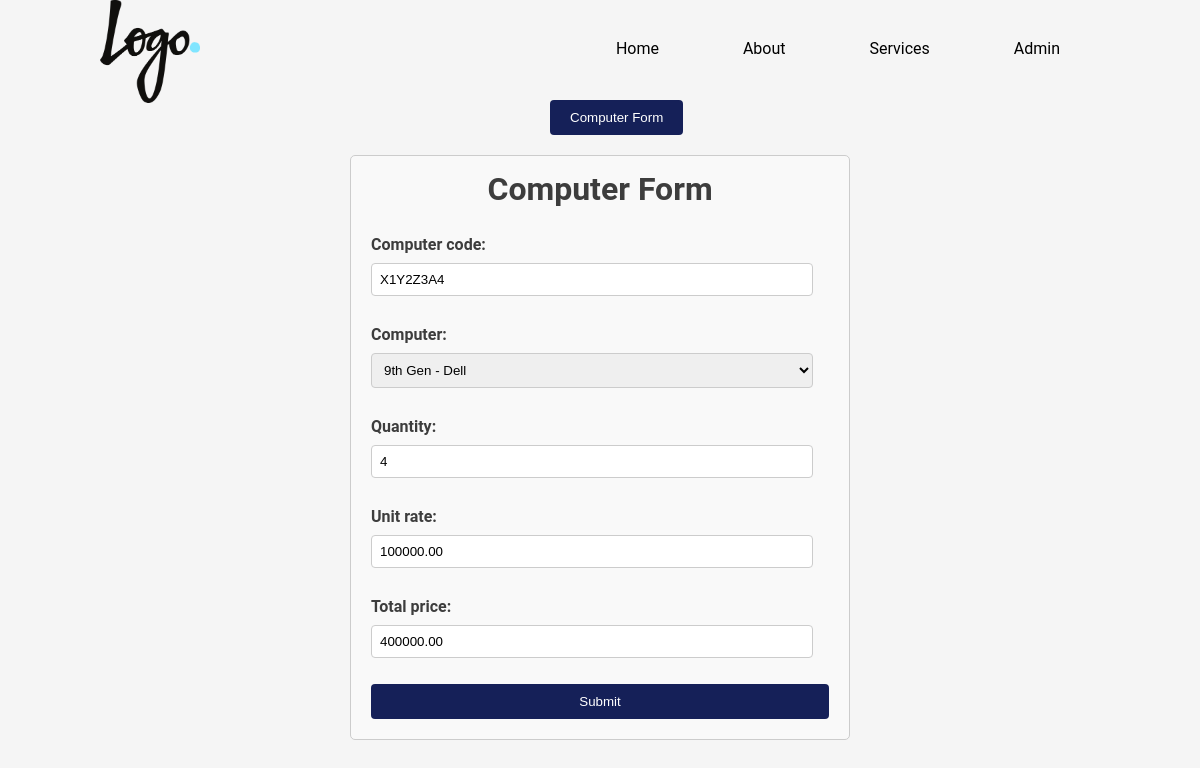
The app's page /update/2/ with its own data.
### computer/models.py (models this page shows, shortened)
class Computer(models.Model):
    computer_code = models.CharField(max_length=100, unique=True)
    computer = models.ForeignKey(ComputerSpecification, on_delete=models.CASCADE)
    quantity = models.IntegerField()
    unit_rate = models.DecimalField(max_digits=10, decimal_places=2)
    total_price = models.DecimalField(max_digits=10, decimal_places=2, blank=True, null=True)

### computer/views.py (the view)
# urls.py: path('update/<int:pk>/', ComputerUpdateView.as_view(), name='computer_update'),
class ComputerUpdateView(UpdateView):
    model = Computer
    template_name = 'computer_form.html'
    fields = '__all__'
    success_url = '/list/'

### computer/models.py (called while the page is built)
    def __str__(self):
        return f"{self.generation} - {self.brand.brand_name}"

### computer/templates/computer_form.html (shortened to what this page needs)
<!DOCTYPE html>
<html lang="en">
<head>
</head>
<body>
<div class="site-wrapper">
{% load static %}
    <header class="site-header">
      <div class="container clearfix">
        <div class="logo">
            <a href="{% url 'computer_list' %}"><img src="{% static 'Logo_TV_2015.svg.png'%}" alt=""></a>
        </div>
        <nav class="main-menu">
          <ul>
            <li><a href="">Home</a></li>
            <li><a href="">About</a></li>
            <li><a href="">Services</a></li>
            <li><a onclick="window.location.href='{% url 'admin:index' %}'">Admin</a></li>
          </ul>
        </nav>
      </div>
    </header>
    <Button class="form-button" onclick="toggleForm()">Computer Form</Button>
    <div class="form-container" id="formContainer">
        <h1>Computer Form</h1>
        <form method="post">
            {{ form.as_p }}
            <button type="submit">Submit</button>
        </form>
    </div>
</div>
</body>
</html>

### computer/templates/computer_form.html (style rules this page uses)
html, body { margin: 0; padding: 0; font-family: 'Roboto', 'Sans Serif', serif; font-weight: 400; }
* { -webkit-box-sizing: border-box; -moz-box-sizing: border-box; box-sizing: border-box; }
a { -webkit-transition: 0.3s all cubic-bezier(0.66, 0.04, 0.5, 1.08); -moz-transition: 0.3s all cubic-bezier(0.66, 0.04, 0.5, 1.08); transition: 0.3s all cubic-bezier(0.66, 0.04, 0.5, 1.08); text-decoration: none; }
img { max-width: 100%; }
h1 { text-align: center; margin-bottom: 30px; }
.clearfix:before, .clearfix:after { clear: both; display: block; content: ""; }
body { font-size: 16px; color: #3d3d3d; line-height: 26px; background-color: #f5f5f5; }
.site-wrapper { max-width: 1000px; margin: 0 auto; }
.site-header { background: #f5f5f5; width: 100%; }
.site-header>.container { width: 100%; }
.site-header .container .logo { height: 100px; width: 100px; float: left; }
.site-header .main-menu ul { list-style: none; float: right; padding: 0; }
.site-header .main-menu>ul>li { display: inline-block; padding: 20px 10px; }
.site-header .main-menu ul li a { padding: 20px 30px; color: black; }
.form-button { margin-left: 45%; }
.form-container { width: 50%; margin: 0 auto; padding: 20px; border: 1px solid #ccc; border-radius: 5px; background-color: #152058; display: block; }
.form-button { padding: 10px 20px; background-color: #152058; color: white; border: none; border-radius: 4px; cursor: pointer; transition: background-color 0.3s; }
.form-container { width: 50%; margin: 20px auto; padding: 20px; border: 1px solid #ccc; border-radius: 5px; background-color: #f9f9f9; display: block; }
.form-container h1 { margin-top: 0; }
.form-container form { margin-top: 20px; }
.form-container label { font-weight: bold; display: block; margin-bottom: 5px; }
.form-container input[type="text"], .form-container input[type="number"], .form-container select { width: calc(100% - 16px); padding: 8px; border: 1px solid #ccc; border-radius: 4px; box-sizing: border-box; margin-bottom: 10px; }
.form-container button[type="submit"] { width: 100%; padding: 10px; background-color: #152058; color: white; border: none; border-radius: 4px; cursor: pointer; }

### records on screen
Computer: computer_code "X1Y2Z3A4", computer "9th Gen - Dell", quantity "4", unit_rate "100000.00", total_price "400000.00"
